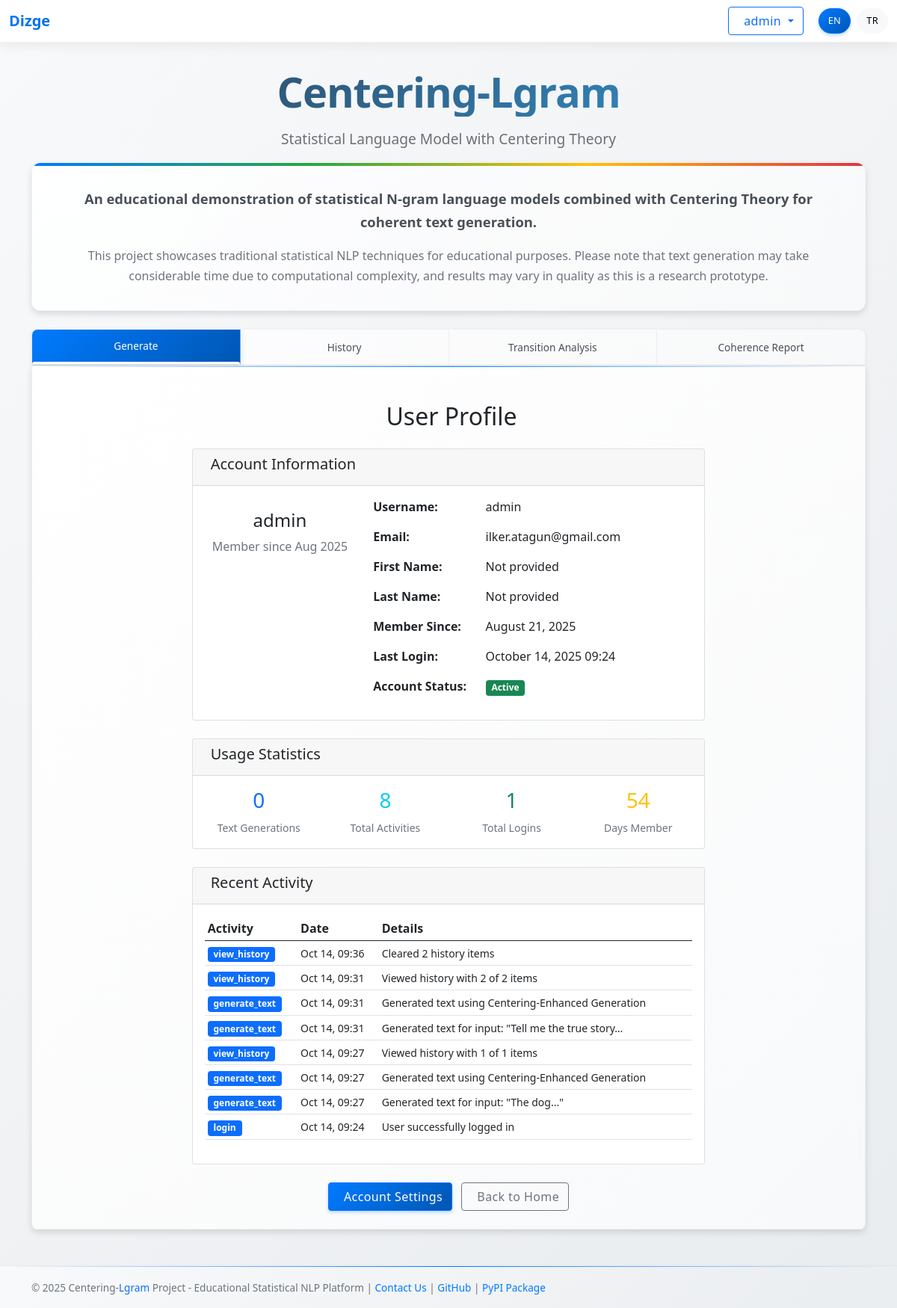
Screenshot of /profile/ (signed in) with the database file from the repository.
### main/models.py (models this page shows, shortened)
class UserActivityLog(models.Model):
    ACTION_CHOICES = [
        ('login', 'Login'),
        ('logout', 'Logout'),
        ('generate_text', 'Generate Text'),
        ('view_history', 'View History'),
        ('view_transition_analysis', 'View Transition Analysis'),
        ('view_coherence_report', 'View Coherence Report'),
        ('register', 'Register'),
        ('profile_update', 'Profile Update'),
        ('password_change', 'Password Change'),
    ]
    user = models.ForeignKey(User, on_delete=models.CASCADE, related_name='activity_logs', null=True, blank=True)
    session_key = models.CharField(max_length=40, db_index=True, blank=True)
    action = models.CharField(max_length=50, choices=ACTION_CHOICES)
    description = models.TextField(blank=True)
    ip_address = models.GenericIPAddressField(null=True, blank=True)
    user_agent = models.TextField(blank=True)
    timestamp = models.DateTimeField(default=timezone.now)
    additional_data = models.JSONField(default=dict, blank=True)  # Ekstra veri için
    class Meta:
        ordering = ['-timestamp']
        verbose_name = 'User Activity Log'
        verbose_name_plural = 'User Activity Logs'
        indexes = [
            models.Index(fields=['user', '-timestamp']),
            models.Index(fields=['action', '-timestamp']),
            models.Index(fields=['session_key', '-timestamp']),
        ]

### main/views.py (the view)
# urls.py: path('profile/', profile_view, name='profile'),
@login_required
def profile_view(request):
	total_generations = GeneratedText.objects.filter(user=request.user).count()
	total_activities = UserActivityLog.objects.filter(user=request.user).count()
	login_count = UserLoginLog.objects.filter(user=request.user, login_successful=True).count()
	days_member = (timezone.now() - request.user.date_joined).days
	stats = {
		'total_generations': total_generations,
		'total_activities': total_activities,
		'login_count': login_count,
		'days_member': days_member,
	}
	recent_activities = UserActivityLog.objects.filter(
		user=request.user
	).order_by('-timestamp')[:10]
	return render(request, 'main/profile.html', {
		'stats': stats,
		'recent_activities': recent_activities,
	})

### main/context_processors.py (called while the page is built)
def language_context(request):
    current_language = translation.get_language() or 'en'
    return {
        'LANGUAGE_CODE': current_language,
        'simple_translate': lambda text: simple_translate(text, current_language),
    }

### main/templates/main/profile.html (shortened to what this page needs)
{% extends 'main/base.html' %}
{% load static %}
{% block Generator %}
<div class="container mt-4">
    <div class="row">
        <div class="col-md-8 mx-auto">
            <h2 class="text-center mb-4">
                User Profile
            </h2>
            <div class="card">
                <div class="card-header">
                    <h5>Account Information</h5>
                </div>
                <div class="card-body">
                    <div class="row">
                        <div class="col-md-4 text-center">
                            <h4>{{ user.username }}</h4>
                            <p class="text-muted">Member since {{ user.date_joined|date:"M Y" }}</p>
                        </div>
                        <div class="col-md-8">
                            <div class="row mb-3">
                                <div class="col-sm-4"><strong>Username:</strong></div>
                                <div class="col-sm-8">{{ user.username }}</div>
                            </div>
                            <div class="row mb-3">
                                <div class="col-sm-4"><strong>Email:</strong></div>
                                <div class="col-sm-8">{{ user.email|default:"Not provided" }}</div>
                            </div>
                            <div class="row mb-3">
                                <div class="col-sm-4"><strong>First Name:</strong></div>
                                <div class="col-sm-8">{{ user.first_name|default:"Not provided" }}</div>
                            </div>
                            <div class="row mb-3">
                                <div class="col-sm-4"><strong>Last Name:</strong></div>
                                <div class="col-sm-8">{{ user.last_name|default:"Not provided" }}</div>
                            </div>
                            <div class="row mb-3">
                                <div class="col-sm-4"><strong>Member Since:</strong></div>
                                <div class="col-sm-8">{{ user.date_joined|date:"F j, Y" }}</div>
                            </div>
                            <div class="row mb-3">
                                <div class="col-sm-4"><strong>Last Login:</strong></div>
                                <div class="col-sm-8">{{ user.last_login|date:"F j, Y H:i"|default:"Never" }}</div>
                            </div>
                            <div class="row mb-3">
                                <div class="col-sm-4"><strong>Account Status:</strong></div>
                                <div class="col-sm-8">
                                    {% if user.is_active %}
                                        <span class="badge bg-success">Active</span>
                                    {% else %}
                                        <span class="badge bg-danger">Inactive</span>
                                    {% endif %}
                                </div>
                            </div>
                        </div>
                    </div>
                </div>
            </div>
            <div class="card mt-4">
                <div class="card-header">
                    <h5>Usage Statistics</h5>
                </div>
                <div class="card-body">
                    <div class="row">
                        <div class="col-md-3 text-center">
                            <h3 class="text-primary">{{ stats.total_generations }}</h3>
                            <small class="text-muted">Text Generations</small>
                        </div>
                        <div class="col-md-3 text-center">
                            <h3 class="text-info">{{ stats.total_activities }}</h3>
                            <small class="text-muted">Total Activities</small>
                        </div>
                        <div class="col-md-3 text-center">
                            <h3 class="text-success">{{ stats.login_count }}</h3>
                            <small class="text-muted">Total Logins</small>
                        </div>
                        <div class="col-md-3 text-center">
                            <h3 class="text-warning">{{ stats.days_member }}</h3>
                            <small class="text-muted">Days Member</small>
                        </div>
                    </div>
                </div>
            </div>
            <div class="card mt-4">
                <div class="card-header">
                    <h5>Recent Activity</h5>
                </div>
                <div class="card-body">
                    {% if recent_activities %}
                        <div class="table-responsive">
                            <table class="table table-sm">
                                <thead>
                                    <tr>
                                        <th>Activity</th>
                                        <th>Date</th>
                                        <th>Details</th>
                                    </tr>
                                </thead>
                                <tbody>
                                    {% for activity in recent_activities %}
                                    <tr>
                                        <td>
                                            <span class="badge bg-primary">{{ activity.action }}</span>
                                        </td>
                                        <td>
                                            <small>{{ activity.timestamp|date:"M j, H:i" }}</small>
                                        </td>
                                        <td>
                                            <small>{{ activity.description|truncatechars:50 }}</small>
                                        </td>
                                    </tr>
                                    {% endfor %}
                                </tbody>
                            </table>
                        </div>
                    {% else %}
                        <p class="text-muted text-center">No recent activities found.</p>
                    {% endif %}
                </div>
            </div>
            <div class="text-center mt-4">
                <a href="{% url 'settings' %}" class="btn btn-primary me-2">
                    Account Settings
                </a>
                <a href="{% url 'index' %}" class="btn btn-outline-secondary">
                    Back to Home
                </a>
            </div>
        </div>
    </div>
</div>
{% endblock %}

### main/templates/main/base.html (shortened to what this page needs)
{% load static %}
<!DOCTYPE html>
<html lang="{{ LANGUAGE_CODE }}">
    <head>
        <link href="{% static 'main/css/style.css' %}" rel="stylesheet">
        <link href="https://cdn.jsdelivr.net/npm/bootstrap@5.0.0-beta3/dist/css/bootstrap.min.css" rel="stylesheet">
    </head>
    <body>
        <nav class="navbar navbar-expand-lg">
            <div class="container-fluid">
            <a class="navbar-brand text-primary" href="https://dizge.pythonanywhere.com/">Dizge<sup>by İlker Atagün</sup></a>
            <div class="d-flex align-items-center">
                {% if user.is_authenticated %}
                    <div class="dropdown me-3">
                        <button class="btn btn-outline-primary dropdown-toggle" type="button" data-bs-toggle="dropdown">
                            {{ user.username }}
                        </button>
                    </div>
                {% endif %}
                <div class="languageswitcher">
                  <button type="button" class="btn btn-primary btn-sm" id="lang-en" onclick="switchLanguage('en')">EN</button>
                  <button type="button" class="btn btn-light btn-sm" id="lang-tr" onclick="switchLanguage('tr')">TR</button>
                </div>
            </div>
            </div>
        </nav>
        <div class="container">
            <h1 class="text-center" style="font-size: 3.5rem; font-weight: 700; margin-bottom: 1rem;">Centering-<span class="text-primary">Lgram</span></h1>
            <p class="text-center" id="subtitle">Statistical Language Model with Centering Theory</p>
            <div class="info-section mb-4">
                <p class="lead" id="description1">An educational demonstration of statistical N-gram language models combined with Centering Theory for coherent text generation.</p>
                <p id="description2">This project showcases traditional statistical NLP techniques for educational purposes. Please note that text generation may take considerable time due to computational complexity, and results may vary in quality as this is a research prototype.</p>
            </div>
            <div class="tab">
                <button class="tablinks" onclick="openTab(event, 'Generator')" id="defaultOpen"><span id="tab-generate">Generate</span></button>
                <button class="tablinks" onclick="openTab(event, 'History')" id="historyButton"><span id="tab-history">History</span></button>
                <button class="tablinks" onclick="openTab(event, 'TransitionAnalysis')" id="transitionButton">Transition Analysis</button>
                <button class="tablinks" onclick="openTab(event, 'CoherenceReport')" id="coherenceButton">Coherence Report</button>
            </div>
            <div id="Generator" class="tabcontent">
                {% block Generator %}
                {% endblock %}
            </div>
        </div>
        <footer class="footer py-3 bg-light">
            <div class="container">
              <span class="text-muted">&copy; 2025 Centering-<span class="text-primary">Lgram</span> Project - Educational Statistical NLP Platform | <a href="mailto:ilker.atagun@gmail.com">Contact Us</a> | <a href="https://github.com/iatagun/Lgram-web">GitHub</a> | <a href="https://pypi.org/project/centering-lgram/">PyPI Package</a></span>
            </div>
        </footer>
    </body>
</html>

### rows the page displays
UserActivityLog: action "view_history", timestamp "Oct 14, 09:36", description "Cleared 2 history items"
UserActivityLog: action "view_history", timestamp "Oct 14, 09:31", description "Viewed history with 2 of 2 items"
UserActivityLog: action "generate_text", timestamp "Oct 14, 09:31", description "Generated text using Centering-Enhanced Generation"
UserActivityLog: action "generate_text", timestamp "Oct 14, 09:31", description "Generated text for input: \"Tell me the true story…"
UserActivityLog: action "view_history", timestamp "Oct 14, 09:27", description "Viewed history with 1 of 1 items"
UserActivityLog: action "generate_text", timestamp "Oct 14, 09:27", description "Generated text using Centering-Enhanced Generation"
UserActivityLog: action "generate_text", timestamp "Oct 14, 09:27", description "Generated text for input: \"The dog...\""
UserActivityLog: action "login", timestamp "Oct 14, 09:24", description "User successfully logged in"

### other values shown
{{ user.username }} "admin"
{{ user.date_joined|date:"M Y" }} "Aug 2025"
{{ user.email|default:"Not provided" }} "ilker.atagun@gmail.com"
{{ user.first_name|default:"Not provided" }} "Not provided"
{{ user.last_name|default:"Not provided" }} "Not provided"
{{ user.date_joined|date:"F j, Y" }} "August 21, 2025"
{{ user.last_login|date:"F j, Y H:i"|default:"Never" }} "October 14, 2025 09:24"
{{ stats.total_generations }} "0"
{{ stats.total_activities }} "8"
{{ stats.login_count }} "1"
{{ stats.days_member }} "54"
